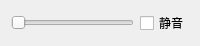
<?xml version="1.0" encoding="UTF-8"?>
<ui version="4.0">
 <class>soundchoose</class>
 <widget class="QWidget" name="soundchoose">
  <property name="geometry">
   <rect>
    <x>0</x>
    <y>0</y>
    <width>200</width>
    <height>35</height>
   </rect>
  </property>
  <property name="windowTitle">
   <string>Form</string>
  </property>
  <layout class="QHBoxLayout" name="horizontalLayout">
   <item>
    <widget class="QSlider" name="horizontalSlider">
     <property name="orientation">
      <enum>Qt::Horizontal</enum>
     </property>
    </widget>
   </item>
   <item>
    <widget class="QCheckBox" name="checkBox">
     <property name="text">
      <string>静音</string>
     </property>
    </widget>
   </item>
  </layout>
 </widget>
 <resources/>
 <connections/>
</ui>
